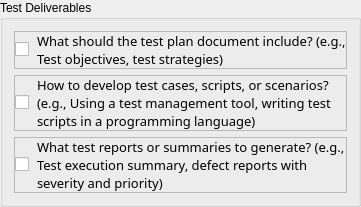
                      <widget class="QGroupBox" name="groupBox_25">
                       <property name="title">
                        <string>Test Deliverables</string>
                       </property>
                       <layout class="QVBoxLayout" name="verticalLayout_36">
                        <item>
                         <widget class="QFrame" name="frame_64">
                          <property name="frameShape">
                           <enum>QFrame::StyledPanel</enum>
                          </property>
                          <property name="frameShadow">
                           <enum>QFrame::Raised</enum>
                          </property>
                          <layout class="QHBoxLayout" name="horizontalLayout_69">
                           <property name="spacing">
                            <number>8</number>
                           </property>
                           <property name="leftMargin">
                            <number>0</number>
                           </property>
                           <property name="topMargin">
                            <number>0</number>
                           </property>
                           <property name="rightMargin">
                            <number>0</number>
                           </property>
                           <property name="bottomMargin">
                            <number>0</number>
                           </property>
                           <item>
                            <widget class="QCheckBox" name="cb10">
                             <property name="sizePolicy">
                              <sizepolicy hsizetype="Fixed" vsizetype="Fixed">
                               <horstretch>0</horstretch>
                               <verstretch>0</verstretch>
                              </sizepolicy>
                             </property>
                             <property name="text">
                              <string/>
                             </property>
                            </widget>
                           </item>
                           <item>
                            <widget class="QLabel" name="label_68">
                             <property name="font">
                              <font>
                               <family>Cascadia Mono</family>
                               <pointsize>10</pointsize>
                               <weight>50</weight>
                               <italic>false</italic>
                               <bold>false</bold>
                              </font>
                             </property>
                             <property name="text">
                              <string>What should the test plan document include? (e.g., Test objectives, test strategies)</string>
                             </property>
                             <property name="wordWrap">
                              <bool>true</bool>
                             </property>
                            </widget>
                           </item>
                          </layout>
                         </widget>
                        </item>
                        <item>
                         <widget class="QFrame" name="frame_65">
                          <property name="frameShape">
                           <enum>QFrame::StyledPanel</enum>
                          </property>
                          <property name="frameShadow">
                           <enum>QFrame::Raised</enum>
                          </property>
                          <layout class="QHBoxLayout" name="horizontalLayout_70">
                           <property name="spacing">
                            <number>8</number>
                           </property>
                           <property name="leftMargin">
                            <number>0</number>
                           </property>
                           <property name="topMargin">
                            <number>0</number>
                           </property>
                           <property name="rightMargin">
                            <number>0</number>
                           </property>
                           <property name="bottomMargin">
                            <number>0</number>
                           </property>
                           <item>
                            <widget class="QCheckBox" name="cb11">
                             <property name="sizePolicy">
                              <sizepolicy hsizetype="Fixed" vsizetype="Fixed">
                               <horstretch>0</horstretch>
                               <verstretch>0</verstretch>
                              </sizepolicy>
                             </property>
                             <property name="text">
                              <string/>
                             </property>
                            </widget>
                           </item>
                           <item>
                            <widget class="QLabel" name="label_69">
                             <property name="font">
                              <font>
                               <family>Cascadia Mono</family>
                               <pointsize>10</pointsize>
                               <weight>50</weight>
                               <italic>false</italic>
                               <bold>false</bold>
                              </font>
                             </property>
                             <property name="text">
                              <string>How to develop test cases, scripts, or scenarios? (e.g., Using a test management tool, writing test scripts in a programming language)</string>
                             </property>
                             <property name="wordWrap">
                              <bool>true</bool>
                             </property>
                            </widget>
                           </item>
                          </layout>
                         </widget>
                        </item>
                        <item>
                         <widget class="QFrame" name="frame_66">
                          <property name="frameShape">
                           <enum>QFrame::StyledPanel</enum>
                          </property>
                          <property name="frameShadow">
                           <enum>QFrame::Raised</enum>
                          </property>
                          <layout class="QHBoxLayout" name="horizontalLayout_71">
                           <property name="spacing">
                            <number>8</number>
                           </property>
                           <property name="leftMargin">
                            <number>0</number>
                           </property>
                           <property name="topMargin">
                            <number>0</number>
                           </property>
                           <property name="rightMargin">
                            <number>0</number>
                           </property>
                           <property name="bottomMargin">
                            <number>0</number>
                           </property>
                           <item>
                            <widget class="QCheckBox" name="cb12">
                             <property name="sizePolicy">
                              <sizepolicy hsizetype="Fixed" vsizetype="Fixed">
                               <horstretch>0</horstretch>
                               <verstretch>0</verstretch>
                              </sizepolicy>
                             </property>
                             <property name="text">
                              <string/>
                             </property>
                            </widget>
                           </item>
                           <item>
                            <widget class="QLabel" name="label_70">
                             <property name="font">
                              <font>
                               <family>Cascadia Mono</family>
                               <pointsize>10</pointsize>
                               <weight>50</weight>
                               <italic>false</italic>
                               <bold>false</bold>
                              </font>
                             </property>
                             <property name="text">
                              <string>What test reports or summaries to generate? (e.g., Test execution summary, defect reports with severity and priority)</string>
                             </property>
                             <property name="wordWrap">
                              <bool>true</bool>
                             </property>
                            </widget>
                           </item>
                          </layout>
                         </widget>
                        </item>
                       </layout>
                      </widget>
